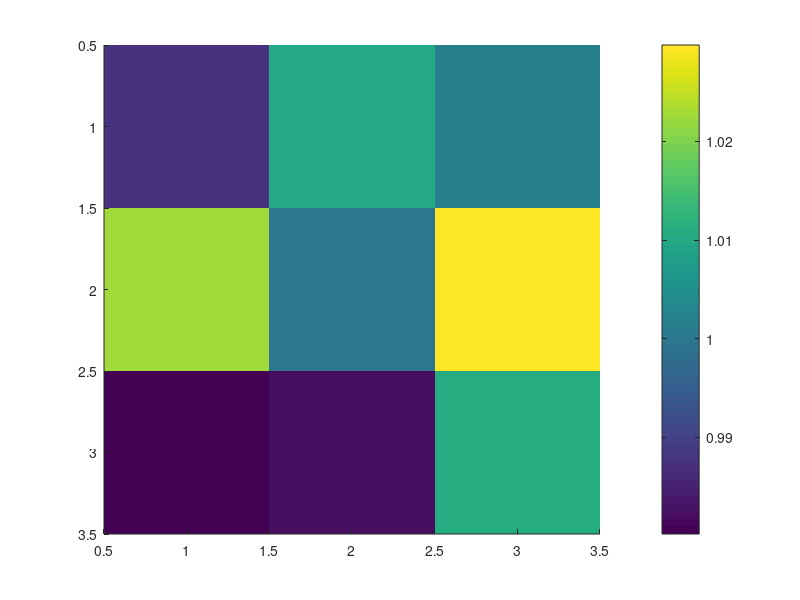

Write the MATLAB code that produced this figure. (Note: this script raises an error after producing the figure.)

load('normalized_final.mat');
figure;
imagesc(normalized);
box off;
colorbar;

[myColormap] = makeColormap(30,0,1,0);	
colormap(myColormap);	
caxis([0.7,1.1]);

figureName = '153afterSpLum';
title([figureName]);
print('-dpdf','-painters',[figureName,'.pdf']);
saveas(gcf,[figureName,'.bmp']);
